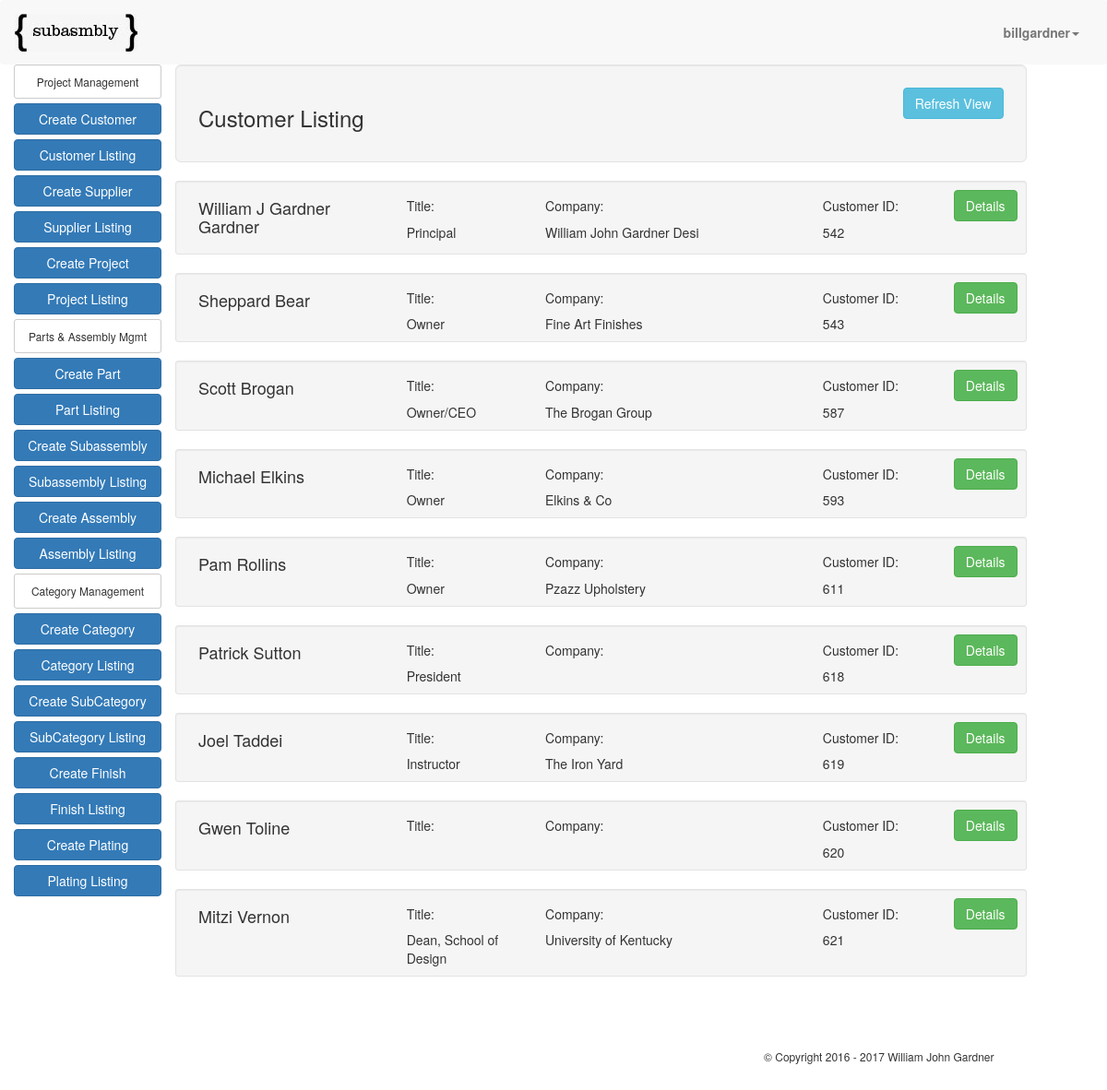
The app's page /customer_list/ (signed in) with its own data.
### app/models.py (models this page shows, shortened)
class Customer(models.Model):
    user = models.ForeignKey("auth.User", null=True, blank=True)
    first_name = models.CharField(max_length=50, null=True, blank=True)
    last_name = models.CharField(max_length=50, null=True, blank=True)
    title = models.CharField(max_length=30, null=True, blank=True)
    company_name = models.CharField(max_length=25, blank=True)
    phone_number = models.IntegerField(null=True, blank=True)
    email_address = models.CharField(max_length=60, null=True, blank=True)
    twitter_account = models.CharField(max_length=25, null=True, blank=True)
    web_address = models.URLField(null=True, blank=True)
    street_address = models.CharField(max_length=50, null=True, blank=True)
    city = models.CharField(max_length=50, null=True, blank=True)
    state = models.CharField(max_length=2, null=True, blank=True)
    zip_code = models.IntegerField(null=True, blank=True)
    country = models.CharField(max_length=25, null=True, blank=True)

### app/views.py (the view)
# urls.py: url(r'^customer_list/$', login_required(CustomerListView.as_view()), name="customer_list_view"),
class CustomerListView(ListView):
    model=Customer
    def get_queryset(self):
        return Customer.objects.filter(user=self.request.user)
    def get_context_data(self, **kwargs):
        context = super().get_context_data(**kwargs)
        high = Highton(
            api_key = os.environ['highrise_api_key'],
            user = 'williamjohngardner')
        context["people"] = high.get_people()
        for person in context['people']:
            Customer.objects.update_or_create(first_name=person.first_name, last_name=person.last_name, title=person.title, company_name=person.company_name, email_address=str(person.email_addresses))
        return context

### templates/app/customer_list.html
{% extends "bom.html" %}
{% block content %}
  <div class="row">
    <div class="col-md-12 well well-lg">
      <h3 class="pull-left">Customer Listing</h3><a class="btn btn-info pull-right" type="button" name="refresh" href="" method="post">Refresh View</a>
    </div>
    {% for object in object_list %}
      <div class="col-md-12 well well-sm">
        <div class="col-md-3">
          <h4>{{object.first_name}} {{object.last_name}}</h4>
        </div>
        <div class="col-md-2">
          <h5>Title: </h5>{{object.title}}
        </div>
        <div class="col-md-4">
          <h5>Company: </h5>{{object.company_name}}
        </div>
        <div class="col-md-2">
          <h5>Customer ID: </h5>{{object.pk}}
        </div>
        <a class="btn btn-success pull-right" type="button" name="drilldown" href="{% url 'customer_detail_view' object.pk %}">Details</a></h4>
      </div>
    {% endfor %}
  </div>
{% endblock %}

### templates/bom.html (shortened to what this page needs)
{% load staticfiles %}
{% load bootstrap %}
<!DOCTYPE html>
<html>
  <head>
    <link rel="stylesheet" href="{% static "app/css/bootstrap.css" %}" media="screen" charset="utf-8">
    <link rel="stylesheet" href="{% static "app/css/main.css" %}" media="screen" charset="utf-8">
  </head>
  <body>
    <nav class="navbar navbar-default">
      <div class="container-fluid">
        <div class="navbar-header">
          <a class="navbar-brand" href="/"><img id="logo-sm" src="{% static 'app/images/logo_sm.jpg' %}" alt="Subasmbly"/></a>
        </div>
        <div class="collapse navbar-collapse" id="bs-example-navbar-collapse-1">
          <ul id="menu" class="nav navbar-nav navbar-right">
            <li class="dropdown">
              <a href="#" class="dropdown-toggle" data-toggle="dropdown" role="button" aria-haspopup="true" aria-expanded="false"><strong>{{request.user}}</strong><span class="caret"></span></a>
            </li>
          </ul>
        </div>
      </div>
    </nav>
<div class="row">
    <div id="sidenav" class="col-md-2">
      <div class="btn btn-default btn-xs btn-block"><h6>Project Management</h6></div>
      <a href="{% url 'create_customer_view' %}" type="button" class="btn btn-primary btn-block">Create Customer</a>
      <a href="{% url 'customer_list_view' %}" type="button" class="btn btn-primary btn-block">Customer Listing</a>
      <a href="{% url 'create_supplier_view' %}" type="button" class="btn btn-primary btn-block">Create Supplier</a>
      <a href="{% url 'supplier_list_view' %}" type="button" class="btn btn-primary btn-block">Supplier Listing</a>
      <a href="{% url 'create_project_view' %}" type="button" class="btn btn-primary btn-block">Create Project</a>
      <a href="{% url 'project_list_view' %}" type="button" class="btn btn-primary btn-block">Project Listing</a>
      <div class="btn btn-default btn-xs btn-block"><h6>Parts & Assembly Mgmt</h6></div>
      <a href="{% url 'create_part_view' %}" type="button" class="btn btn-primary btn-block">Create Part</a>
      <a href="{% url 'part_list_view' %}" type="button" class="btn btn-primary btn-block">Part Listing</a>
      <a href="{% url 'create_subassembly_view' %}" type="button" class="btn btn-primary btn-block">Create Subassembly</a>
      <a href="{% url 'subassembly_list_view' %}" type="button" class="btn btn-primary btn-block">Subassembly Listing</a>
      <a href="{% url 'create_assembly_view' %}" type="button" class="btn btn-primary btn-block">Create Assembly</a>
      <a href="{% url 'assembly_list_view' %}" type="button" class="btn btn-primary btn-block">Assembly Listing</a>
      <div class="btn btn-default btn-xs btn-block"><h6>Category Management</h6></div>
      <a href="{% url 'create_category_view' %}" type="button" class="btn btn-primary btn-block">Create Category</a>
      <a href="{% url 'category_list_view' %}" type="button" class="btn btn-primary btn-block">Category Listing</a>
      <a href="{% url 'create_subcategory_view' %}" type="button" class="btn btn-primary btn-block">Create SubCategory</a>
      <a href="{% url 'subcategory_list_view' %}" type="button" class="btn btn-primary btn-block">SubCategory Listing</a>
      <a href="{% url 'create_finish_view' %}" type="button" class="btn btn-primary btn-block">Create Finish</a>
      <a href="{% url 'finish_list_view' %}" type="button" class="btn btn-primary btn-block">Finish Listing</a>
      <a href="{% url 'create_plating_view' %}" type="button" class="btn btn-primary btn-block">Create Plating</a>
      <a href="{% url 'plating_list_view' %}" type="button" class="btn btn-primary btn-block">Plating Listing</a>
      <br>
      <br>
      <br>
    </div>
    <div class="col-md-9">
      {% block content %}{% endblock %}
      <footer>
        <h6><div style="float:right;">  &copy; Copyright 2016 -
           William John Gardner</div><h6>
      </footer>
    </div>
</body>
</html>

### app/static/app/css/main.css (style rules this page uses)
.navbar { position: relative; min-height: 0px !important; margin-bottom: 0px !important; border: 0px solid transparent; }
#sidenav { padding-left: 30px; }
nav { padding-bottom: 10px; }
#menu { padding-top: 10px; }
footer { padding: 50px 20px; }

### records on screen
Customer: first_name "William J Gardner", last_name "Gardner", title "Principal", company_name "William John Gardner Desi", pk "542"
Customer: first_name "Sheppard", last_name "Bear", title "Owner", company_name "Fine Art Finishes", pk "543"
Customer: first_name "Scott", last_name "Brogan", title "Owner/CEO", company_name "The Brogan Group", pk "587"
Customer: first_name "Michael", last_name "Elkins", title "Owner", company_name "Elkins & Co", pk "593"
Customer: first_name "Pam", last_name "Rollins", title "Owner", company_name "Pzazz Upholstery", pk "611"
Customer: first_name "Patrick", last_name "Sutton", title "President", pk "618"
Customer: first_name "Joel", last_name "Taddei", title "Instructor", company_name "The Iron Yard", pk "619"
Customer: first_name "Gwen", last_name "Toline", pk "620"
Customer: first_name "Mitzi", last_name "Vernon", title "Dean, School of Design", company_name "University of Kentucky", pk "621"

### other values on screen
{{ request.user }} "billgardner"
